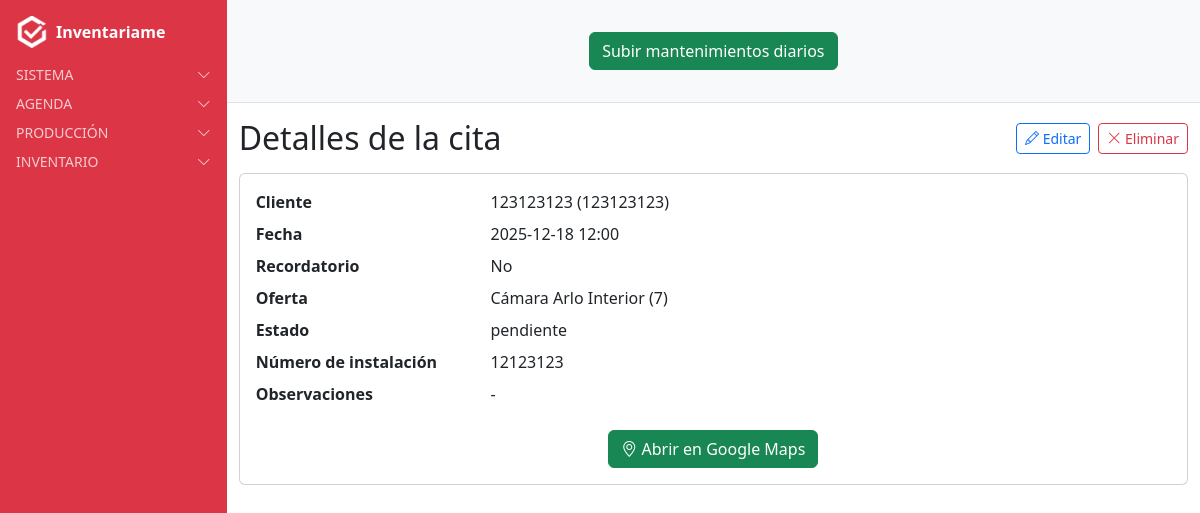
The page /citas/citas/3/ (signed in) on the database its author committed.
### citas/models.py (models this page shows, shortened)
class Cita(models.Model):
    ESTADOS = [
        ("pendiente", "Pendiente"),
        ("completada", "Completada"),
    ]
    cliente = models.ForeignKey(Cliente, on_delete=models.CASCADE, related_name='citas')
    usuario = models.ForeignKey(User, on_delete=models.CASCADE, related_name='citas')
    fecha = models.DateTimeField()
    recordatorio = models.BooleanField(default=False,blank=True)
    oferta = models.ForeignKey(Oferta, on_delete=models.SET_NULL, null=True, blank=True, related_name='citas')
    estado = models.CharField(max_length=20, choices=ESTADOS, default="pendiente",blank=True)
    numero_instalacion = models.IntegerField(default=0)  # NUEVO CAMPO
    observaciones = models.TextField(blank=True, null=True)
    class Meta:
        verbose_name = "Cita"
        verbose_name_plural = "Citas"

### clientes/models.py (models this page shows)
class Cliente(models.Model):
    nombre = models.CharField(max_length=200)
    telefono = models.CharField(max_length=20, blank=True, null=True)  # NUEVO CAMPO
    direccion = models.ForeignKey(
        Address,
        on_delete=models.SET_NULL,
        null=True,
        blank=True,
        related_name="clientes_principal"
    )
    usuario = models.ForeignKey(
        User,
        on_delete=models.CASCADE,
        related_name="clientes",
        null=True,  # permite nulos en registros antiguos
        blank=True  # permite dejarlo vacío en formularios
    )
    class Meta:
        verbose_name = "Cliente"
        verbose_name_plural = "Clientes"
    def __str__(self):
        return f"{self.nombre} ({self.telefono or 'sin teléfono'})"

### oferta/models.py (models this page shows, shortened)
class Oferta(models.Model):
    nombre = models.CharField(max_length=150)
    referencia = models.ForeignKey(
        Referencia,
        on_delete=models.CASCADE,
        related_name="ofertas",
        default=1
    )
    valor = models.IntegerField(
        choices=[(3, "0 + 3"), (4, "0 + 4"), (5, "0 + 5"), (7, "0 + 7"), (10, "0 + 10")],
        help_text="Selecciona uno de los valores permitidos"
    )
    class Meta:
        verbose_name = "Oferta"
        verbose_name_plural = "Ofertas"
        ordering = ["nombre"]

### citas/views.py (the view)
# urls.py: path("citas/<int:pk>/", CitaDetailView.as_view(), name="cita_detail"),
class CitaDetailView(LoginRequiredMixin, DetailView):
    model = Cita
    template_name = "citas/cita_detail.html"
    context_object_name = "cita"
    def get_queryset(self):
        return Cita.objects.filter(usuario=self.request.user)

### users/context_processors.py (called while the page is built)
def alertas_processor(request):
    if not request.user.is_authenticated:
        return {}
    ahora = timezone.now()
    proximas_con_recordatorio = Cita.objects.filter(
        usuario=request.user, recordatorio=True,
        fecha__gte=ahora, fecha__lte=ahora + timedelta(days=1)
    )
    if proximas_con_recordatorio.exists():
        return {"alertas": f"Tienes {proximas_con_recordatorio.count()} cita(s) con recordatorio en 24h"}
    return {}

### citas/templates/citas/cita_detail.html
{% extends "base.html" %}
{% block content_authenticated %}
<div class="d-flex align-items-center justify-content-between mb-3">
  <h2 class="mb-0">Detalles de la cita</h2>
  <div class="d-flex gap-2">
    <a href="{% url 'cita_update' cita.pk %}" class="btn btn-outline-primary btn-sm">
      <i class="bi bi-pencil"></i> Editar
    </a>
    <a href="{% url 'cita_delete' cita.pk %}" class="btn btn-outline-danger btn-sm">
      <i class="bi bi-x-lg"></i> Eliminar
    </a>
  </div>
</div>
<div class="card p-3">
  <dl class="row mb-0">
    <dt class="col-sm-3">Cliente</dt>
    <dd class="col-sm-9">{{ cita.cliente }}</dd>
    <dt class="col-sm-3">Fecha</dt>
    <dd class="col-sm-9">{{ cita.fecha|date:"Y-m-d H:i" }}</dd>
    <dt class="col-sm-3">Recordatorio</dt>
    <dd class="col-sm-9">{{ cita.recordatorio|yesno:"Sí,No" }}</dd>
    <dt class="col-sm-3">Oferta</dt>
    <dd class="col-sm-9">
      {% if cita.oferta %}
        {{ cita.oferta.nombre }} ({{ cita.oferta.valor }})
      {% else %}
        -
      {% endif %}
    </dd>
    <dt class="col-sm-3">Estado</dt>
    <dd class="col-sm-9">{{ cita.estado }}</dd>
    <dt class="col-sm-3">Número de instalación</dt>
    <dd class="col-sm-9">{{ cita.numero_instalacion|default:"0" }}</dd>
    <dt class="col-sm-3">Observaciones</dt>
    <dd class="col-sm-9">
      {% if cita.observaciones %}
        {{ cita.observaciones|linebreaks }}
      {% else %}
        -
      {% endif %}
    </dd>
  </dl>
  {% if cita.cliente.direccion %}
    <div class="mt-3 text-center">
      <a href="https://www.google.com/maps/search/?api=1&query={{ cita.cliente.direccion.address|urlencode }}"
         target="_blank"
         class="btn btn-success">
        <i class="bi bi-geo-alt"></i> Abrir en Google Maps
      </a>
    </div>
  {% endif %}
</div>
{% endblock %}

### rows shown on the page
Cita: cliente "123123123 (123123123)", fecha "2025-12-18 12:00", recordatorio "No", oferta.nombre "Cámara Arlo Interior", oferta.valor "7", estado "pendiente", numero_instalacion "12123123"
